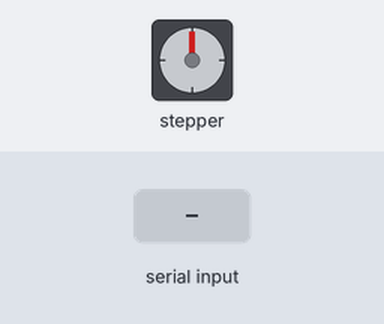
Recording of a program running on a simulated Raspberry Pi (BCM pin numbers). Shown: stepper motor. The inputs (shaded band) are chosen by the test bench. The stepper is drawn at 2048 steps a turn; threads take turns every 2 ms; what the program prints to the terminal is not drawn.

Above: at 1.2 s.
1.3 s: "1" typed at the terminal, then Enter
At 1.75 s:
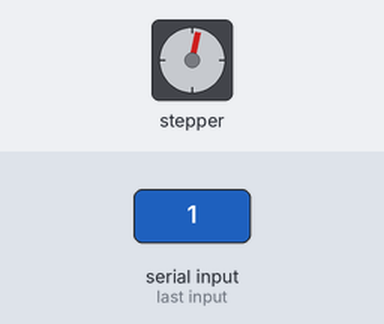
At 2.35 s:
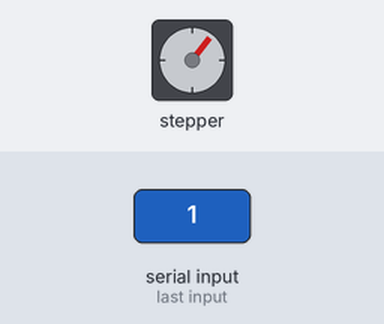
4.3 s: "3" typed at the terminal, then Enter
7.3 s: "2" typed at the terminal, then Enter
10.3 s: "4" typed at the terminal, then Enter
At 10.6 s:
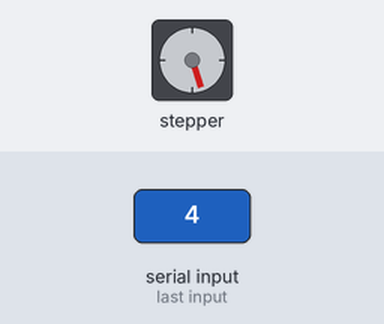
Timing chart, 0 to 13.3 s (numbered marks = the images above; inputs shaded):
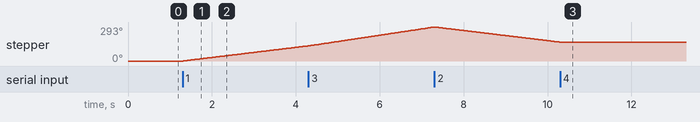

Measured:
- after the input at 1.3 s, stepper: keeps turning clockwise at about 44°/s, starting at once
- after the input at 10.3 s, stepper: goes on until 10.3 s, then stays 162°

The program:

main.py
```python
import RPi.GPIO as GPIO
from threading import Thread
import time
from stepper import Stepper


def setup():
    GPIO.setmode(GPIO.BCM)
    GPIO.setwarnings(False)

def user_interaction(stepper):
    i = input("""
    1) Forward
    2) Backward
    3) Increase
    4) Decrease
    5) Stop
    6) Terminate
    """)

    if int(i) == 1:
        stepper.forward()
    elif int(i) == 2:
        stepper.backward()
    elif int(i) == 3:
        stepper.increase_speed()
    elif int(i) == 4:
        stepper.decrease_speed()
    elif int(i) == 5:
        stepper.stop()
    elif int(i) == 6:
        stepper.terminate()
    else:
        print('Falsche Eingabe')

def main():
    stepper = Stepper(22, 23, 24, 25)

    while True:
        t = Thread(target=user_interaction, args=(stepper,))
        t.start()
        t.join()


def cleanup():
    GPIO.cleanup()


if __name__ == '__main__':
    setup()
    main()
    # cleanup()
```

stepper.py
```python
import RPi.GPIO as GPIO
from threading import Thread
import time

class Stepper(Thread):
    rotation_steps_forward = [
      [1,0,0,0],
      [1,1,0,0],
      [0,1,0,0],
      [0,1,1,0],
      [0,0,1,0],
      [0,0,1,1],
      [0,0,0,1],
      [1,0,0,1]
    ]

    rotation_steps_backward = [
      [1,0,0,1],
      [0,0,0,1],
      [0,0,1,1],
      [0,0,1,0],
      [0,1,1,0],
      [0,1,0,0],
      [1,1,0,0],
      [1,0,0,0]
    ]

    SLOW = 0.002
    MEDIUM = 0.0016
    FAST = 0.0012
    TURBO = 0.0007

    def __init__(self, IN1, IN2, IN3, IN4):
        print('Constructor')
        Thread.__init__(self)
        self.__setup_pins([IN1, IN2, IN3, IN4])
        self.__setup_params()
        # self.deamon = True
        self.start()

    def __setup_pins(self, pins):
        print('Setup Pins')
        self.pins = pins
        for pin in self.pins:
            GPIO.setup(pin, GPIO.OUT)
            GPIO.output(pin, 0)

    def __setup_params(self):
        print('Setup Params')
        self.b_run = True
        self.is_spinning = False
        self.speed = Stepper.SLOW
        self.steps = Stepper.rotation_steps_forward

    def run(self):
        print('Run')
        while self.b_run:
            while self.is_spinning:
                for step in self.steps:
                    ctr = 0
                    for pin in self.pins:
                        GPIO.output(pin, step[ctr])
                        ctr += 1
                    time.sleep(self.speed)

    def forward(self, speed=0.002):
        print('Forward')
        self.is_spinning = True
        self.speed = speed
        self.steps = Stepper.rotation_steps_forward

    def backward(self, speed=0.002):
        print('Backward')
        self.is_spinning = True
        self.speed = speed
        self.steps = Stepper.rotation_steps_backward

    def increase_speed(self):
        print('Increase')
        if self.speed == Stepper.SLOW:
            self.speed = Stepper.MEDIUM
        elif self.speed == Stepper.MEDIUM:
            self.speed = Stepper.FAST
        elif self.speed == Stepper.FAST:
            self.speed = Stepper.TURBO
        elif self.speed == Stepper.TURBO:
            self.speed = Stepper.TURBO
        else:
            self.speed = Stepper.SLOW

    def decrease_speed(self):
        print('Decrease')
        if self.speed == Stepper.TURBO:
            self.speed = Stepper.FAST
        elif self.speed == Stepper.FAST:
            self.speed = Stepper.MEDIUM
        elif self.speed == Stepper.MEDIUM:
            self.speed = Stepper.SLOW
        elif self.speed == Stepper.SLOW:
            self.stop()
        else:
            self.speed = Stepper.SLOW

    def stop(self):
        print('Stop')
        self.is_spinning = False

    def terminate(self):
        print('Terminate')
        self.is_spinning = False
        self.b_run = False


        
```
